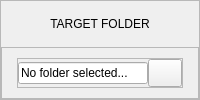
                      <widget class="QFrame" name="frame_targetFolder">
                       <property name="minimumSize">
                        <size>
                         <width>0</width>
                         <height>90</height>
                        </size>
                       </property>
                       <property name="frameShape">
                        <enum>QFrame::StyledPanel</enum>
                       </property>
                       <property name="frameShadow">
                        <enum>QFrame::Raised</enum>
                       </property>
                       <layout class="QVBoxLayout" name="verticalLayout_22">
                        <property name="spacing">
                         <number>0</number>
                        </property>
                        <property name="leftMargin">
                         <number>0</number>
                        </property>
                        <property name="topMargin">
                         <number>0</number>
                        </property>
                        <property name="rightMargin">
                         <number>0</number>
                        </property>
                        <property name="bottomMargin">
                         <number>0</number>
                        </property>
                        <item>
                         <layout class="QVBoxLayout" name="verticalLayout_21">
                          <property name="spacing">
                           <number>0</number>
                          </property>
                          <item>
                           <widget class="QLabel" name="title_targetFolder">
                            <property name="minimumSize">
                             <size>
                              <width>0</width>
                              <height>36</height>
                             </size>
                            </property>
                            <property name="text">
                             <string>TARGET FOLDER</string>
                            </property>
                            <property name="alignment">
                             <set>Qt::AlignCenter</set>
                            </property>
                            <property name="isFolderTitle" stdset="0">
                             <bool>true</bool>
                            </property>
                           </widget>
                          </item>
                          <item>
                           <widget class="QFrame" name="row_targetFolder">
                            <property name="frameShape">
                             <enum>QFrame::StyledPanel</enum>
                            </property>
                            <property name="frameShadow">
                             <enum>QFrame::Raised</enum>
                            </property>
                            <layout class="QHBoxLayout" name="horizontalLayout_9">
                             <property name="spacing">
                              <number>0</number>
                             </property>
                             <property name="topMargin">
                              <number>0</number>
                             </property>
                             <property name="bottomMargin">
                              <number>0</number>
                             </property>
                             <item>
                              <layout class="QHBoxLayout" name="horizontalLayout_8">
                               <property name="spacing">
                                <number>0</number>
                               </property>
                               <item>
                                <widget class="QWidget" name="widget_2" native="true">
                                 <property name="minimumSize">
                                  <size>
                                   <width>0</width>
                                   <height>0</height>
                                  </size>
                                 </property>
                                 <layout class="QHBoxLayout" name="horizontalLayout_20">
                                  <property name="spacing">
                                   <number>0</number>
                                  </property>
                                  <property name="leftMargin">
                                   <number>6</number>
                                  </property>
                                  <property name="topMargin">
                                   <number>10</number>
                                  </property>
                                  <property name="rightMargin">
                                   <number>6</number>
                                  </property>
                                  <property name="bottomMargin">
                                   <number>10</number>
                                  </property>
                                  <item>
                                   <widget class="QFrame" name="frame_inputTargetFolder">
                                    <property name="minimumSize">
                                     <size>
                                      <width>50</width>
                                      <height>0</height>
                                     </size>
                                    </property>
                                    <property name="frameShape">
                                     <enum>QFrame::StyledPanel</enum>
                                    </property>
                                    <property name="frameShadow">
                                     <enum>QFrame::Raised</enum>
                                    </property>
                                    <layout class="QHBoxLayout" name="horizontalLayout_5">
                                     <property name="spacing">
                                      <number>0</number>
                                     </property>
                                     <property name="leftMargin">
                                      <number>0</number>
                                     </property>
                                     <property name="topMargin">
                                      <number>0</number>
                                     </property>
                                     <property name="rightMargin">
                                      <number>0</number>
                                     </property>
                                     <property name="bottomMargin">
                                      <number>0</number>
                                     </property>
                                     <item>
                                      <widget class="QLineEdit" name="input_targetFolder">
                                       <property name="minimumSize">
                                        <size>
                                         <width>0</width>
                                         <height>0</height>
                                        </size>
                                       </property>
                                       <property name="text">
                                        <string>No folder selected...</string>
                                       </property>
                                       <property name="readOnly">
                                        <bool>true</bool>
                                       </property>
                                      </widget>
                                     </item>
                                     <item>
                                      <widget class="QPushButton" name="btn_browseTargetFolder">
                                       <property name="minimumSize">
                                        <size>
                                         <width>34</width>
                                         <height>28</height>
                                        </size>
                                       </property>
                                       <property name="maximumSize">
                                        <size>
                                         <width>34</width>
                                         <height>28</height>
                                        </size>
                                       </property>
                                       <property name="text">
                                        <string/>
                                       </property>
                                       <property name="iconSize">
                                        <size>
                                         <width>12</width>
                                         <height>12</height>
                                        </size>
                                       </property>
                                      </widget>
                                     </item>
                                    </layout>
                                   </widget>
                                  </item>
                                 </layout>
                                </widget>
                               </item>
                              </layout>
                             </item>
                            </layout>
                           </widget>
                          </item>
                         </layout>
                        </item>
                       </layout>
                      </widget>
